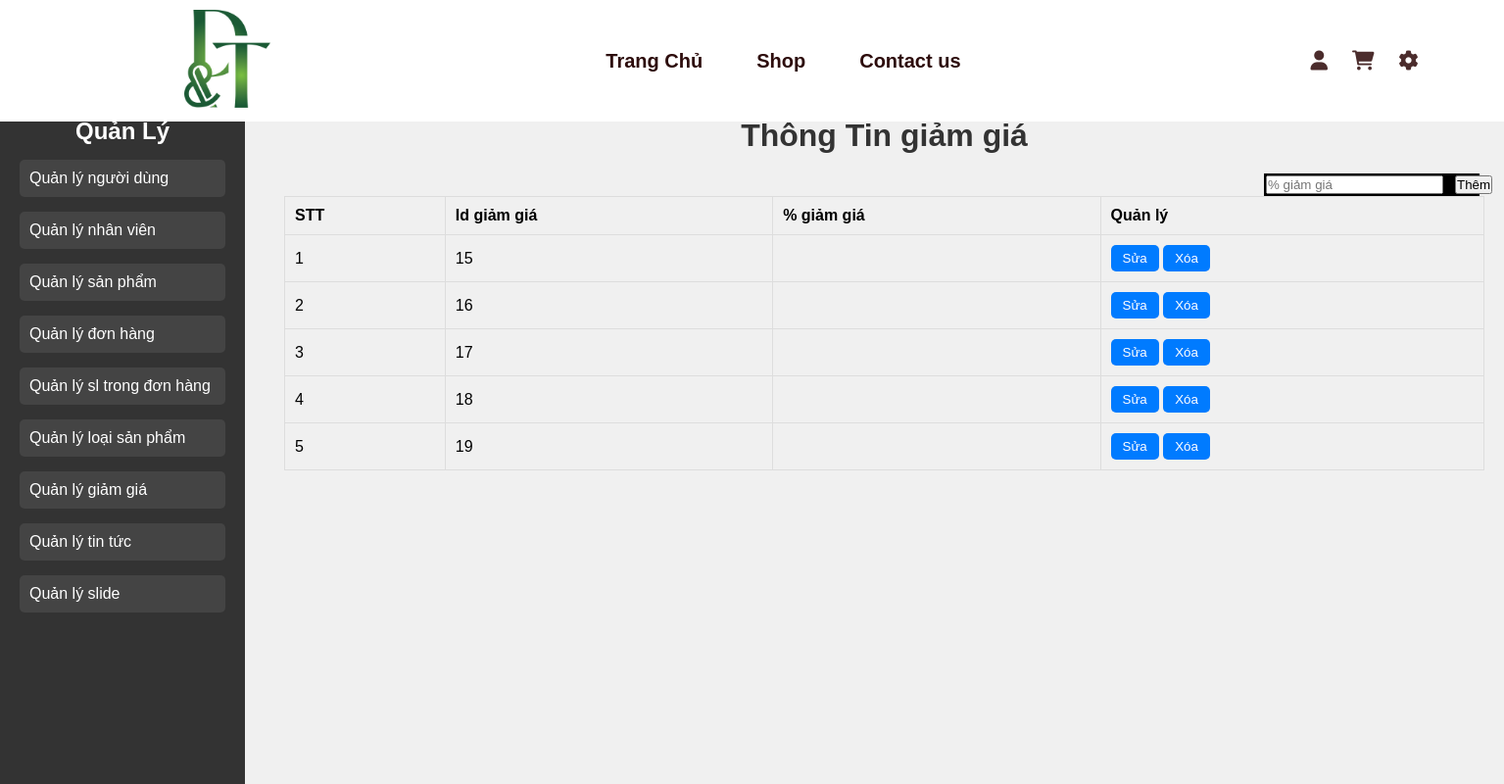
Screenshot of /Quanly/giamgia.php with the database file from the repository.
### tables this page shows
CREATE TABLE `saleoff` (
  `saleoff_id` int(5) NOT NULL,
  `discount_rate` int(5) DEFAULT NULL,
  `point` int(11) DEFAULT NULL,
  `discount` int(11) DEFAULT NULL
);

### Quanly/giamgia.php (the view, shortened to what this page needs)
<?php
include '../Thanhgiaodien/header.php';
include '../database/connect.php';
$query = "SELECT * FROM saleoff";
$result = mysqli_query($conn, $query);
?>
<head>
    <link rel="stylesheet" href="../csspage/manage.css">
</head>
<body>
    <div class="container">
        <div class="sidebar">
            <h2>Quản Lý</h2>
            <ul>
                <li><a href="../Quanly/nguoidung.php">Quản lý người dùng</a></li>
                <li><a href="../Quanly/nhanvien.php">Quản lý nhân viên</a></li>
                <li><a href="../Quanly/sanpham.php">Quản lý sản phẩm</a></li>
                <li><a href="../Quanly/donhang.php">Quản lý đơn hàng</a></li>
                <li><a href="../Quanly/qlslsp.php">Quản lý sl trong đơn hàng</a></li>
                <li><a href="../Quanly/loaisp.php">Quản lý loại sản phẩm</a></li>
                <li><a href="../Quanly/giamgia.php">Quản lý giảm giá</a></li>
                <li><a href="../Quanly/tintuc.php">Quản lý tin tức</a></li>
                <li><a href="../Quanly/slide.php">Quản lý slide</a></li>
            </ul>
        </div>
        <div class="main-content">
            <div>
                <h1 class="h1">Thông Tin giảm giá</h1>
                <div class="form-wrapper">
                    <form id="form" action="" method="post">
                        <div class="ct">
                            <table>
                                <tr>
                                    <td><input required type="text" class="form-control" name="saleoff"
                                            placeholder="% giảm giá"></td>
                                    <td><button type="submit" name="add_saleoff">Thêm</button></td>
                                </tr>
                            </table>
                        </div>
                    </form>
                </div>
            </div>
            <div class="bang ">
                <table class="table">
                    <thead>
                        <tr>
                            <th>STT</th>
                            <th>Id giảm giá</th>
                            <th>% giảm giá</th>
                            <th>Quản lý</th>
                        </tr>
                    </thead>
                    <tbody>
                        <?php
                        $count = 1;
                        if (mysqli_num_rows($result) > 0) {
                            while ($row = mysqli_fetch_assoc($result)) { ?>
                                <tr>
                                    <td><?= $count++ ?></td>
                                    <td><?= $row['saleoff_id'] ?></td>
                                    <td><?= $row['sale_name'] ?></td>
                                    <td>
                                        <button class="btn">
                                            <a href="suagiamgia.php?id=<?= $row['saleoff_id'] ?>"
                                                style="text-decoration:none; color:inherit;">Sửa</a>
                                        </button>
                                        <button class="btn">
                                            <a onclick="return Delete('<?= $row['sale_name']; ?>')"
                                                href="xoagiamgia.php?id=<?= $row['saleoff_id']; ?>"
                                                style="text-decoration:none; color:inherit;">Xóa</a>
                                        </button>
                                    </td>
                                </tr>
                        <?php }
                        } else {
                            echo "<tr>
                    <td colspan='4'>Không có giảm giá nào</td>
                    </tr>";
                        } ?>
                    </tbody>
                </table>
            </div>
        </div>
    </div>
</body>
</html>

### csspage/head.css (style rules this page uses)
* { margin: 0; padding: 0; box-sizing: border-box; }
body { background-color: rgb(255, 255, 255); }

### csspage/manage.css (style rules this page uses)
body { position: relative; top: 30px; font-family: Arial, sans-serif; background-color: #f0f0f0; margin: 0; padding: 0; }
.container { display: flex; margin-top: 70px; }
.sidebar { width: 250px; background-color: #333; color: white; padding: 20px; height: 700px; position: fixed; top: 100px; left: 0; }
.sidebar h2 { color: white; text-align: center; }
.sidebar ul { list-style: none; padding: 0; }
.sidebar ul li { margin: 15px 0; }
.sidebar ul li a { color: white; text-decoration: none; display: block; padding: 10px; background-color: #444; border-radius: 5px; }
.main-content { margin-left: 270px; width: calc(100% - 270px); padding: 20px; }
.h1 { color: #333; text-align: center; margin-bottom: 20px; }
.table { width: 100%; border-collapse: collapse; }
.table th, .table td { border: 1px solid #ddd; padding: 10px; text-align: left; }
.table th { background-color: #f0f0f0; }
.btn { padding: 6px 12px; background-color: #007bff; color: white; border: none; border-radius: 5px; cursor: pointer; transition: background-color 0.3s ease; }

### Quanly/giamgia.php (style rules this page uses)
.form-wrapper { width: 220px; background-color: black; position: relative; left: 1000px; }
.ct { display: flex; align-items: center; }
.ct input.form-control { width: auto; margin-right: 10px; }
.ct button { margin-top: 0; }

### rows the page displays
saleoff: saleoff_id "15"
saleoff: saleoff_id "16"
saleoff: saleoff_id "17"
saleoff: saleoff_id "18"
saleoff: saleoff_id "19"
